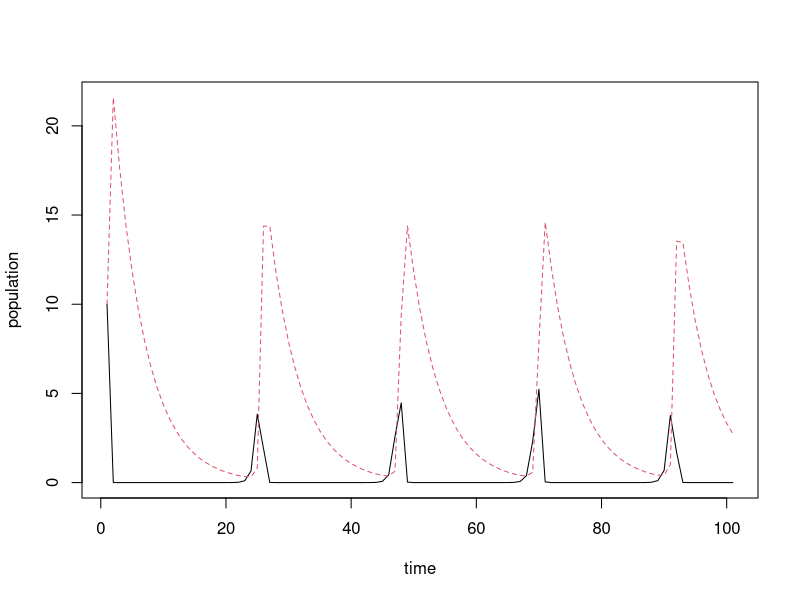

Reproduce this figure in R.
## ---- chunk 1
library(tidyverse)
## ---- chunk 2
library(deSolve)
 
LotVmod <- function (Time, State, Pars) {
    with(as.list(c(State, Pars)), {
        dx = x*(alpha - beta*y)
        dy = -y*(gamma - delta*x)
        return(list(c(dx, dy)))
    })
}
 
Pars <- c(alpha = 2, beta = .5, gamma = .2, delta = .6)
State <- c(x = 10, y = 10)
Time <- seq(0, 100, by = 1)
 
out <- as.data.frame(ode(func = LotVmod, y = State, parms = Pars, times = Time))
 
matplot(out[,-1], type = "l", xlab = "time", ylab = "population")
